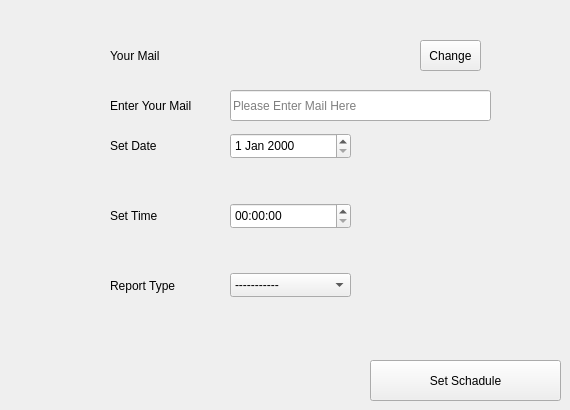
      <widget class="QWidget" name="tab_29">
       <attribute name="title">
        <string>Admin Reports</string>
       </attribute>
       <widget class="QLabel" name="label_63">
        <property name="geometry">
         <rect>
          <x>110</x>
          <y>90</y>
          <width>121</width>
          <height>31</height>
         </rect>
        </property>
        <property name="text">
         <string>Enter Your Mail</string>
        </property>
       </widget>
       <widget class="QLabel" name="label_64">
        <property name="geometry">
         <rect>
          <x>110</x>
          <y>130</y>
          <width>111</width>
          <height>31</height>
         </rect>
        </property>
        <property name="text">
         <string>Set Date</string>
        </property>
       </widget>
       <widget class="QLabel" name="label_65">
        <property name="geometry">
         <rect>
          <x>110</x>
          <y>200</y>
          <width>111</width>
          <height>31</height>
         </rect>
        </property>
        <property name="text">
         <string>Set Time</string>
        </property>
       </widget>
       <widget class="QLabel" name="label_66">
        <property name="geometry">
         <rect>
          <x>110</x>
          <y>270</y>
          <width>111</width>
          <height>31</height>
         </rect>
        </property>
        <property name="text">
         <string>Report Type</string>
        </property>
       </widget>
       <widget class="QDateEdit" name="dateEdit">
        <property name="geometry">
         <rect>
          <x>230</x>
          <y>133</y>
          <width>121</width>
          <height>26</height>
         </rect>
        </property>
       </widget>
       <widget class="QTimeEdit" name="timeEdit">
        <property name="geometry">
         <rect>
          <x>230</x>
          <y>203</y>
          <width>121</width>
          <height>26</height>
         </rect>
        </property>
       </widget>
       <widget class="QComboBox" name="comboBox_30">
        <property name="geometry">
         <rect>
          <x>230</x>
          <y>273</y>
          <width>121</width>
          <height>24</height>
         </rect>
        </property>
        <item>
         <property name="text">
          <string>-----------</string>
         </property>
        </item>
       </widget>
       <widget class="QPushButton" name="pushButton_42">
        <property name="geometry">
         <rect>
          <x>370</x>
          <y>360</y>
          <width>191</width>
          <height>41</height>
         </rect>
        </property>
        <property name="text">
         <string>Set Schadule</string>
        </property>
       </widget>
       <widget class="QLineEdit" name="lineEdit_45">
        <property name="geometry">
         <rect>
          <x>230</x>
          <y>90</y>
          <width>261</width>
          <height>31</height>
         </rect>
        </property>
        <property name="placeholderText">
         <string>Please Enter Mail Here</string>
        </property>
       </widget>
       <widget class="QLabel" name="label_110">
        <property name="geometry">
         <rect>
          <x>110</x>
          <y>40</y>
          <width>291</width>
          <height>31</height>
         </rect>
        </property>
        <property name="text">
         <string>Your Mail</string>
        </property>
       </widget>
       <widget class="QPushButton" name="pushButton_66">
        <property name="geometry">
         <rect>
          <x>420</x>
          <y>40</y>
          <width>61</width>
          <height>31</height>
         </rect>
        </property>
        <property name="text">
         <string>Change</string>
        </property>
       </widget>
      </widget>
